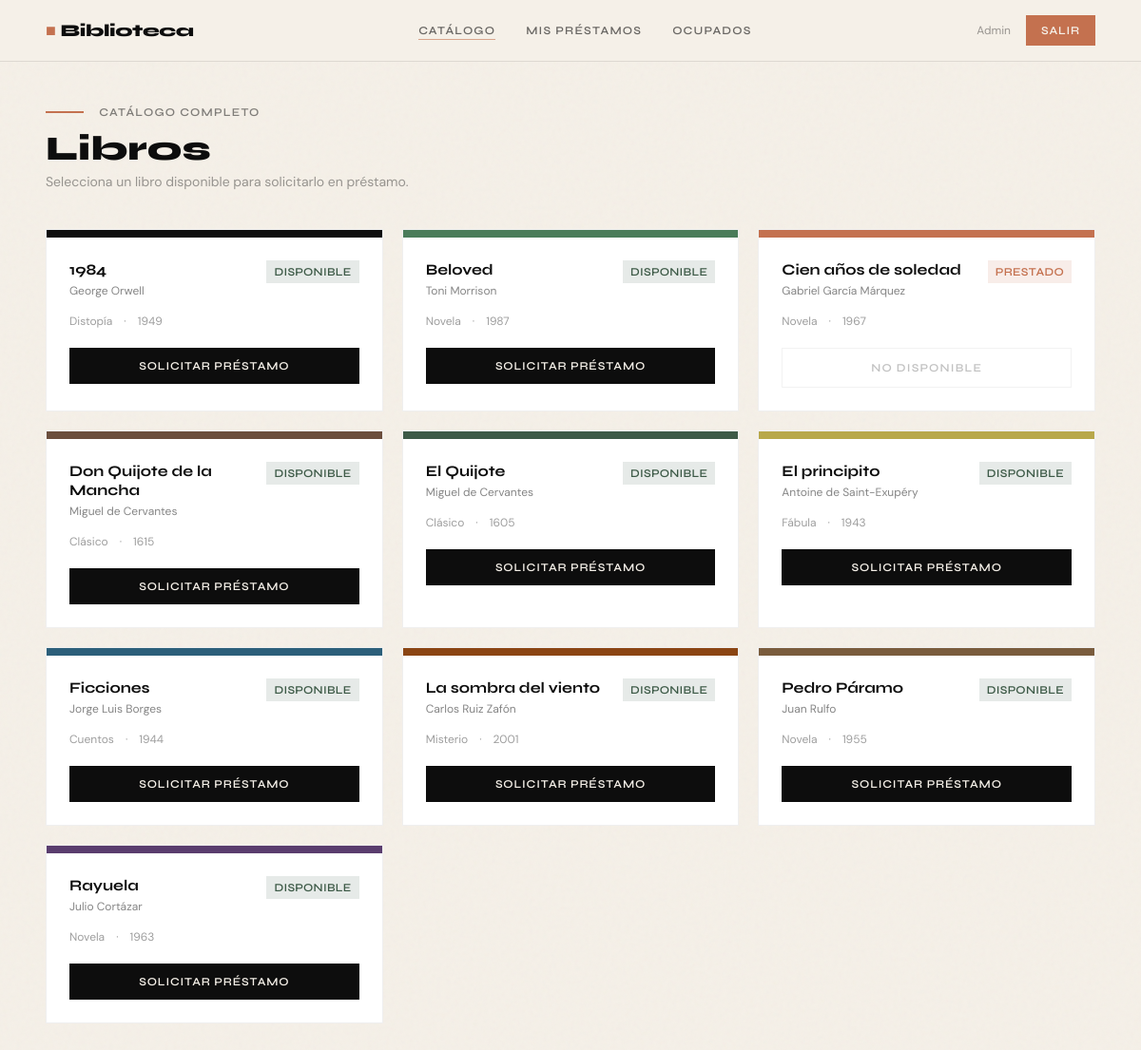
/books (signed in), run on the app's committed database.
### tables this page shows
CREATE TABLE books (
            id          INTEGER PRIMARY KEY AUTOINCREMENT,
            title       TEXT    NOT NULL,
            author      TEXT    NOT NULL,
            genre       TEXT,
            year        INTEGER,
            cover_color TEXT    DEFAULT '#3D5A47',
            available   INTEGER DEFAULT 1        -- 1 = disponible, 0 = prestado
        );

### app.py (the view)
@app.route('/books')
@login_required
def books():
    conn  = get_db_connection()
    books = conn.execute("SELECT * FROM books ORDER BY title").fetchall()
    conn.close()
    return render_template('books.html', books=books)

### app.py (called while the page is built)
def get_db_connection():
    conn = sqlite3.connect(DATABASE)
    conn.row_factory = sqlite3.Row
    return conn

def login_required(f):
    from functools import wraps
    @wraps(f)
    def decorated(*args, **kwargs):
        if 'user_id' not in session:
            flash("Debes iniciar sesión primero.")
            return redirect(url_for('login'))
        return f(*args, **kwargs)
    return decorated

### templates/books.html (shortened to what this page needs)
{% extends "base.html" %}
{% block content %}
<div class="mb-2">
  <span style="width:40px;height:2px;background:#C4714F;display:inline-block;vertical-align:middle;margin-right:12px;"></span>
  <span class="text-xs font-display font-semibold tracking-widest text-ink uppercase opacity-50">Catálogo completo</span>
</div>
<h1 class="font-display text-4xl font-extrabold text-ink mb-1">Libros</h1>
<p class="text-sm text-ink opacity-40 mb-10">Selecciona un libro disponible para solicitarlo en préstamo.</p>
<div class="grid sm:grid-cols-2 lg:grid-cols-3 gap-5">
  {% for book in books %}
  <div class="book-card bg-white p-0 overflow-hidden animate-fade-up" style="animation-delay:{{ loop.index0 * 0.07 }}s; opacity:0">
    <div class="h-2 w-full" style="background:{{ book['cover_color'] }}"></div>
    <div class="p-6">
      <div class="flex items-start justify-between mb-4">
        <div>
          <h3 class="font-display font-bold text-ink leading-tight mb-1">{{ book['title'] }}</h3>
          <p class="text-xs text-ink opacity-50">{{ book['author'] }}</p>
        </div>
        {% if book['available'] %}
        <span class="badge-available text-xs font-display font-semibold px-2 py-1 uppercase tracking-wide flex-shrink-0 ml-2">Disponible</span>
        {% else %}
        <span class="badge-borrowed text-xs font-display font-semibold px-2 py-1 uppercase tracking-wide flex-shrink-0 ml-2">Prestado</span>
        {% endif %}
      </div>
      <div class="flex items-center gap-3 text-xs text-ink opacity-40 mb-5">
        {% if book['genre'] %}<span>{{ book['genre'] }}</span>{% endif %}
        {% if book['year'] %}<span>·</span><span>{{ book['year'] }}</span>{% endif %}
      </div>
      {% if book['available'] %}
      <form action="{{ url_for('borrow', book_id=book['id']) }}" method="POST">
        <button type="submit" class="btn-ink w-full text-center"><span>Solicitar préstamo</span></button>
      </form>
      {% else %}
      <button disabled class="w-full py-3 text-xs font-display font-semibold uppercase tracking-widest text-ink opacity-25 border border-ink border-opacity-20 cursor-not-allowed">
        No disponible
      </button>
      {% endif %}
    </div>
  </div>
  {% else %}
  <div class="col-span-3 text-center py-20 text-ink opacity-30">
    <p class="text-5xl mb-4">📭</p>
    <p class="font-display text-lg">No hay libros registrados.</p>
  </div>
  {% endfor %}
</div>
{% endblock %}

### templates/base.html (shortened to what this page needs)
<!DOCTYPE html>
<html lang="es">
<head>
  <script src="https://cdn.tailwindcss.com"></script>
</head>
<body class="noise bg-cream min-h-screen">
  {% if session.user_id %}
  <nav class="relative z-20 border-b border-ink border-opacity-10 bg-cream bg-opacity-90 backdrop-blur-sm">
    <div class="max-w-6xl mx-auto px-6 flex items-center justify-between h-16">
      <a href="{{ url_for('dashboard') }}" class="font-display font-extrabold text-lg text-ink tracking-tight">
        <span class="text-clay">■</span> Biblioteca
      </a>
      <div class="hidden md:flex items-center gap-8 text-xs font-semibold uppercase tracking-widest">
        <a href="{{ url_for('books') }}"    class="nav-link text-ink opacity-60 hover:opacity-100 transition-opacity {% if request.endpoint=='books' %}active opacity-100{% endif %}">Catálogo</a>
        <a href="{{ url_for('my_loans') }}" class="nav-link text-ink opacity-60 hover:opacity-100 transition-opacity {% if request.endpoint=='my_loans' %}active opacity-100{% endif %}">Mis préstamos</a>
        <a href="{{ url_for('occupied') }}" class="nav-link text-ink opacity-60 hover:opacity-100 transition-opacity {% if request.endpoint=='occupied' %}active opacity-100{% endif %}">Ocupados</a>
      </div>
      <div class="flex items-center gap-4">
        <span class="hidden md:inline text-xs font-body text-ink opacity-40">{{ session.user_name }}</span>
        <a href="{{ url_for('logout') }}" class="btn-clay text-xs py-2 px-4"><span>Salir</span></a>
      </div>
    </div>
  </nav>
  {% endif %}
  <main class="relative z-10 max-w-6xl mx-auto px-6 py-10">
    {% block content %}{% endblock %}
  </main>
</body>
</html>

### templates/base.html (style rules this page uses)
body { font-family:'DM Sans',sans-serif; }
h1,h2,h3,h4,label,nav { font-family:'Syne',sans-serif; }
.noise::before { content:''; position:fixed; inset:0; pointer-events:none; z-index:0; }
.nav-link { position:relative; }
.nav-link::after { content:''; position:absolute; left:0; bottom:-2px; width:0; height:1.5px; background:#C4714F; transition:width .3s; }
.nav-link:hover::after, .nav-link.active::after { width:100%; }
.btn-ink { background:#0D0D0D; color:#F5F0E8; font-family:'Syne',sans-serif; font-weight:600; letter-spacing:.07em; text-transform:uppercase; font-size:.75rem; padding:10px 24px; border:none; cursor:pointer; position:relative; overflow:hidden; transition:.3s; display:inline-block; text-decoration:none; }
.btn-ink::after { content:''; position:absolute; left:-100%; top:0; width:100%; height:100%; background:#3D5A47; transition:left .35s ease; z-index:0; }
.btn-ink span { position:relative; z-index:1; }
.btn-clay { background:#C4714F; color:#F5F0E8; font-family:'Syne',sans-serif; font-weight:600; letter-spacing:.07em; text-transform:uppercase; font-size:.75rem; padding:10px 24px; border:none; cursor:pointer; position:relative; overflow:hidden; transition:.3s; display:inline-block; text-decoration:none; }
.btn-clay::after { content:''; position:absolute; left:-100%; top:0; width:100%; height:100%; background:#0D0D0D; transition:left .35s ease; z-index:0; }
.btn-clay span { position:relative; z-index:1; }
.book-card { border:1px solid #0D0D0D10; transition:transform .25s, box-shadow .25s; }
.badge-available { background:#3D5A4720; color:#3D5A47; }
.badge-borrowed { background:#C4714F20; color:#C4714F; }

### data on the page
books: title "1984", author "George Orwell", available "DISPONIBLE", genre "Distopía", year "1949"
books: title "Beloved", author "Toni Morrison", available "DISPONIBLE", genre "Novela", year "1987"
books: title "Cien años de soledad", author "Gabriel García Márquez", available "PRESTADO", genre "Novela", year "1967"
books: title "Don Quijote de la Mancha", author "Miguel de Cervantes", available "DISPONIBLE", genre "Clásico", year "1615"
books: title "El Quijote", author "Miguel de Cervantes", available "DISPONIBLE", genre "Clásico", year "1605"
books: title "El principito", author "Antoine de Saint-Exupéry", available "DISPONIBLE", genre "Fábula", year "1943"
books: title "Ficciones", author "Jorge Luis Borges", available "DISPONIBLE", genre "Cuentos", year "1944"
books: title "La sombra del viento", author "Carlos Ruiz Zafón", available "DISPONIBLE", genre "Misterio", year "2001"
books: title "Pedro Páramo", author "Juan Rulfo", available "DISPONIBLE", genre "Novela", year "1955"
books: title "Rayuela", author "Julio Cortázar", available "DISPONIBLE", genre "Novela", year "1963"

### other printed values
{{ session.user_name }} "Admin"
